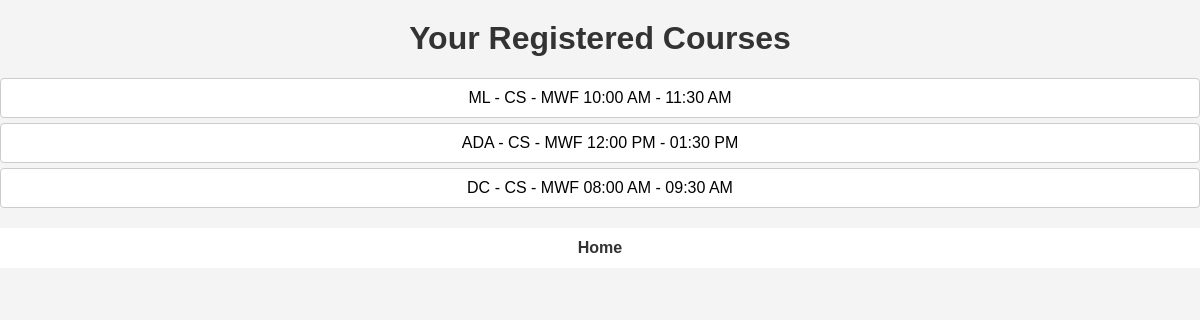
/student_courses (signed in), run on the app's committed database.
### app.py (models this page shows)
class Course(db.Model):
    id = db.Column(db.Integer, primary_key=True)
    name = db.Column(db.String(100), nullable=False)
    department = db.Column(db.String(100), nullable=False)
    schedule = db.Column(db.String(100), nullable=False)
    professor_name = db.Column(db.String(100), nullable=True)
    professor_id = db.Column(db.Integer, db.ForeignKey('user.id', name='fk_course_professor_id'))
    professor = db.relationship('User', back_populates='courses_taught')
    students = db.relationship('User', secondary='course_registration', back_populates='courses')
    attendances = db.relationship('Attendance', back_populates='course')

### app.py (the view)
@app.route("/student_courses", methods=['GET', 'POST'])
@login_required
def student_courses():
    if current_user.account_type != 'student':
        flash('Access Denied. You are not a student.', 'danger')
        return redirect(url_for('home'))
    registered_courses = current_user.courses
    return render_template('student_courses.html', registered_courses=registered_courses)

### app.py (called while the page is built)
@login_manager.user_loader
def load_user(user_id):
    user_id = int(user_id)
    return User.query.get(user_id)

### templates/student_courses.html (shortened to what this page needs)
<!DOCTYPE html>
<html lang="en">
<head>
</head>
<body>
    <h1>Your Registered Courses</h1>
    <ul>
        {% for course in registered_courses %}
            <li>{{ course.name }} - {{ course.department }} - {{ course.schedule }}</li>
        {% endfor %}
    </ul>
    <a href="{{ url_for('student_home') }}"><strong>Home</strong></a>
</body>
</html>

### templates/student_courses.html (style rules this page uses)
body { font-family: 'Arial', sans-serif; background-color: #f4f4f4; margin: 0; padding: 0; }
h1 { text-align: center; color: #333; margin-top: 20px; }
ul { list-style: none; padding: 0; margin: 20px 0; text-align: center; }
li { background-color: #fff; padding: 10px; margin: 5px 0; border: 1px solid #ccc; border-radius: 4px; }
a { display: block; text-align: center; padding: 10px; margin-top: 20px; color: #333; background-color: white; border: 1px solid transparent; text-decoration: none; transition: background-color 0.3s; }

### data on the page
Course: name "ML", department "CS", schedule "MWF 10:00 AM - 11:30 AM"
Course: name "ADA", department "CS", schedule "MWF 12:00 PM - 01:30 PM"
Course: name "DC", department "CS", schedule "MWF 08:00 AM - 09:30 AM"
